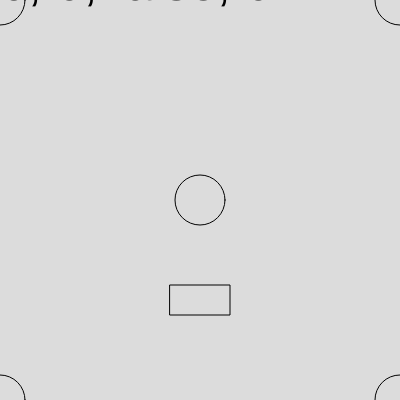
Frame 1 (no input)
Frame 60 (no input): identical to frame 1, image omitted
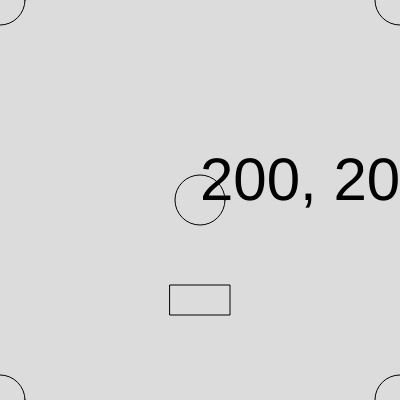
Frame 120 (the mouse pressed at the canvas centre since frame 60)

The p5.js sketch that drew these frames (run headless with seeded random() and noise() and a simulated clock; from frame 60 on, the mouse is pressed at the canvas centre):

// p5.js sketch
// ── sketch.js
// User Events
// Adrian Chan
// September 11,2025

// GLOBAL VARIABLES
// can only work with "simple" data in this section of code
// no system variables are available until in setup(). after canvas is made
let circleColor = false;
//   declaration  initialization
let currentColor = "white";
let x; let y = 300;
let tSize = 50;

function setup() {
  createCanvas(400, 400);
  rectMode(CENTER);
  x = width / 2
}

function draw() {
  background(220);
  challenge();    //coordinate system challenge
  movement();
  rect(x, y, 60, 30)
  mouseReport();
}

function mouseReport() {
  fill(0);
  let src = mouseX + ", " + mouseY + ", " + mouseIsPressed + ", " + mouseButton;
  textSize(tSize);
  text(src, mouseX, mouseY);
}

function mousePressed(){
  if (mouseIsPressed){
    tSize = random(10,80)
  }
}

function movement() {
  //check for keyboard pressed each frame and move rectangle accodingly
  if (keyIsDown(UP_ARROW)) y -= 5
  if (keyIsDown(DOWN_ARROW)) y += 5
  if (keyIsDown(LEFT_ARROW)) x -= 5
  if (keyIsDown(RIGHT_ARROW)) x += 5
}

function keyPressed() {
  //this is a special EVENT function, gets automatically called eanytime a keyboard button is pressed
  print("key was pressed");
  if (keyCode === LEFT_ARROW) {
    x = x - 10
  }
  if (key === "g") {
    currentColor = "green";
  }
  else if (keyCode === CONTROL) {
    currentColor = "aqua";
  }
  circleColor = !circleColor;

  //how to tell which key was pressed
}

function challenge() {
  //draw 5 hollow circles, in 4 corners amd the center
  noFill();

  if (circleColor) {  //circleColor ===
    fill(currentColor);
  }

  //5 circles
  circle(0, 0, 50);
  circle(0, height, 50);
  circle(width, 0, 50);
  circle(width, height, 50);
  circle(width / 2, height / 2, 50);
}
